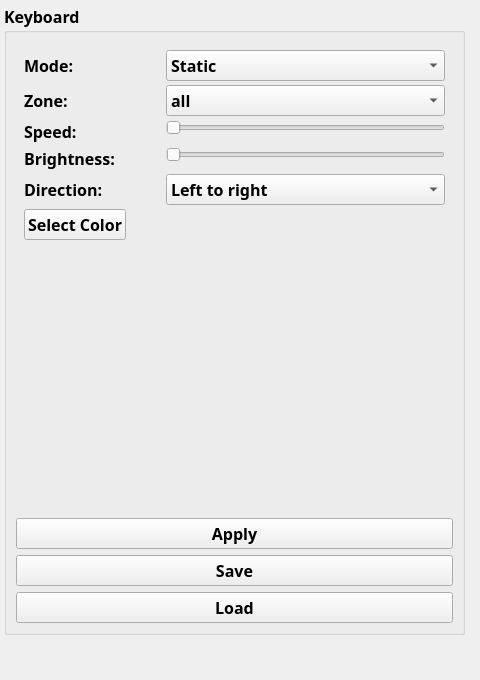
     <widget class="QWidget" name="keyboard_tab">
      <property name="sizePolicy">
       <sizepolicy hsizetype="Maximum" vsizetype="Maximum">
        <horstretch>0</horstretch>
        <verstretch>0</verstretch>
       </sizepolicy>
      </property>
      <property name="minimumSize">
       <size>
        <width>480</width>
        <height>680</height>
       </size>
      </property>
      <property name="maximumSize">
       <size>
        <width>480</width>
        <height>680</height>
       </size>
      </property>
      <property name="styleSheet">
       <string notr="true"/>
      </property>
      <attribute name="title">
       <string>Keyboard</string>
      </attribute>
      <widget class="QGroupBox" name="keyboard_box">
       <property name="geometry">
        <rect>
         <x>4</x>
         <y>4</y>
         <width>461</width>
         <height>631</height>
        </rect>
       </property>
       <property name="font">
        <font>
         <family>TT Squares</family>
         <pointsize>12</pointsize>
         <italic>false</italic>
         <bold>true</bold>
        </font>
       </property>
       <property name="title">
        <string>Keyboard</string>
       </property>
       <layout class="QVBoxLayout" name="keyboardBoxLayout">
        <item>
         <layout class="QVBoxLayout" name="verticalLayout_8">
          <property name="topMargin">
           <number>0</number>
          </property>
          <property name="bottomMargin">
           <number>0</number>
          </property>
          <item>
           <layout class="QFormLayout" name="formLayout">
            <property name="labelAlignment">
             <set>Qt::AlignmentFlag::AlignLeading|Qt::AlignmentFlag::AlignLeft|Qt::AlignmentFlag::AlignVCenter</set>
            </property>
            <property name="formAlignment">
             <set>Qt::AlignmentFlag::AlignLeading|Qt::AlignmentFlag::AlignLeft|Qt::AlignmentFlag::AlignTop</set>
            </property>
            <property name="horizontalSpacing">
             <number>40</number>
            </property>
            <property name="verticalSpacing">
             <number>4</number>
            </property>
            <property name="leftMargin">
             <number>8</number>
            </property>
            <property name="topMargin">
             <number>8</number>
            </property>
            <property name="rightMargin">
             <number>8</number>
            </property>
            <item row="0" column="0">
             <widget class="QLabel" name="mode_label">
              <property name="font">
               <font>
                <family>TT Squares</family>
                <pointsize>12</pointsize>
               </font>
              </property>
              <property name="text">
               <string>Mode:</string>
              </property>
             </widget>
            </item>
            <item row="0" column="1">
             <widget class="QComboBox" name="mode_combo">
              <property name="font">
               <font>
                <family>TT Squares</family>
                <pointsize>12</pointsize>
               </font>
              </property>
              <item>
               <property name="text">
                <string>Static</string>
               </property>
              </item>
              <item>
               <property name="text">
                <string>Breath</string>
               </property>
              </item>
              <item>
               <property name="text">
                <string>Neon</string>
               </property>
              </item>
              <item>
               <property name="text">
                <string>Wave</string>
               </property>
              </item>
              <item>
               <property name="text">
                <string>Shifting</string>
               </property>
              </item>
              <item>
               <property name="text">
                <string>Zoom</string>
               </property>
              </item>
             </widget>
            </item>
            <item row="1" column="0">
             <widget class="QLabel" name="zone_label">
              <property name="font">
               <font>
                <family>TT Squares</family>
                <pointsize>12</pointsize>
               </font>
              </property>
              <property name="text">
               <string>Zone:</string>
              </property>
             </widget>
            </item>
            <item row="1" column="1">
             <widget class="QComboBox" name="zone_combo">
              <property name="font">
               <font>
                <family>TT Squares</family>
                <pointsize>12</pointsize>
               </font>
              </property>
              <item>
               <property name="text">
                <string>all</string>
               </property>
              </item>
              <item>
               <property name="text">
                <string>1</string>
               </property>
              </item>
              <item>
               <property name="text">
                <string>2</string>
               </property>
              </item>
              <item>
               <property name="text">
                <string>3</string>
               </property>
              </item>
              <item>
               <property name="text">
                <string>4</string>
               </property>
              </item>
             </widget>
            </item>
            <item row="2" column="0">
             <widget class="QLabel" name="speed_label">
              <property name="font">
               <font>
                <family>TT Squares</family>
                <pointsize>12</pointsize>
               </font>
              </property>
              <property name="text">
               <string>Speed:</string>
              </property>
             </widget>
            </item>
            <item row="2" column="1">
             <widget class="QSlider" name="speed_spin">
              <property name="font">
               <font>
                <family>TT Squares</family>
                <pointsize>12</pointsize>
               </font>
              </property>
              <property name="maximum">
               <number>9</number>
              </property>
              <property name="orientation">
               <enum>Qt::Orientation::Horizontal</enum>
              </property>
              <property name="tickInterval">
               <number>1</number>
              </property>
             </widget>
            </item>
            <item row="3" column="0">
             <widget class="QLabel" name="brightness_label">
              <property name="font">
               <font>
                <family>TT Squares</family>
                <pointsize>12</pointsize>
               </font>
              </property>
              <property name="text">
               <string>Brightness:</string>
              </property>
             </widget>
            </item>
            <item row="3" column="1">
             <widget class="QSlider" name="brightness_spin">
              <property name="font">
               <font>
                <family>TT Squares</family>
                <pointsize>12</pointsize>
               </font>
              </property>
              <property name="maximum">
               <number>100</number>
              </property>
              <property name="orientation">
               <enum>Qt::Orientation::Horizontal</enum>
              </property>
              <property name="tickInterval">
               <number>1</number>
              </property>
             </widget>
            </item>
            <item row="4" column="0">
             <widget class="QLabel" name="direction_label">
              <property name="font">
               <font>
                <family>TT Squares</family>
                <pointsize>12</pointsize>
               </font>
              </property>
              <property name="text">
               <string>Direction:</string>
              </property>
             </widget>
            </item>
            <item row="4" column="1">
             <widget class="QComboBox" name="direction_combo">
              <property name="font">
               <font>
                <family>TT Squares</family>
                <pointsize>12</pointsize>
               </font>
              </property>
              <item>
               <property name="text">
                <string>Left to right</string>
               </property>
              </item>
              <item>
               <property name="text">
                <string>Right to left</string>
               </property>
              </item>
             </widget>
            </item>
            <item row="5" column="0">
             <widget class="QPushButton" name="color_button">
              <property name="font">
               <font>
                <family>TT Squares</family>
                <pointsize>12</pointsize>
               </font>
              </property>
              <property name="text">
               <string>Select Color</string>
              </property>
             </widget>
            </item>
           </layout>
          </item>
          <item>
           <widget class="QPushButton" name="apply_button">
            <property name="font">
             <font>
              <family>TT Squares</family>
              <pointsize>12</pointsize>
             </font>
            </property>
            <property name="text">
             <string>Apply</string>
            </property>
           </widget>
          </item>
          <item>
           <widget class="QPushButton" name="save_button">
            <property name="font">
             <font>
              <family>TT Squares</family>
              <pointsize>12</pointsize>
             </font>
            </property>
            <property name="text">
             <string>Save</string>
            </property>
           </widget>
          </item>
          <item>
           <widget class="QPushButton" name="load_button">
            <property name="font">
             <font>
              <family>TT Squares</family>
              <pointsize>12</pointsize>
             </font>
            </property>
            <property name="text">
             <string>Load</string>
            </property>
           </widget>
          </item>
         </layout>
        </item>
       </layout>
      </widget>
     </widget>
